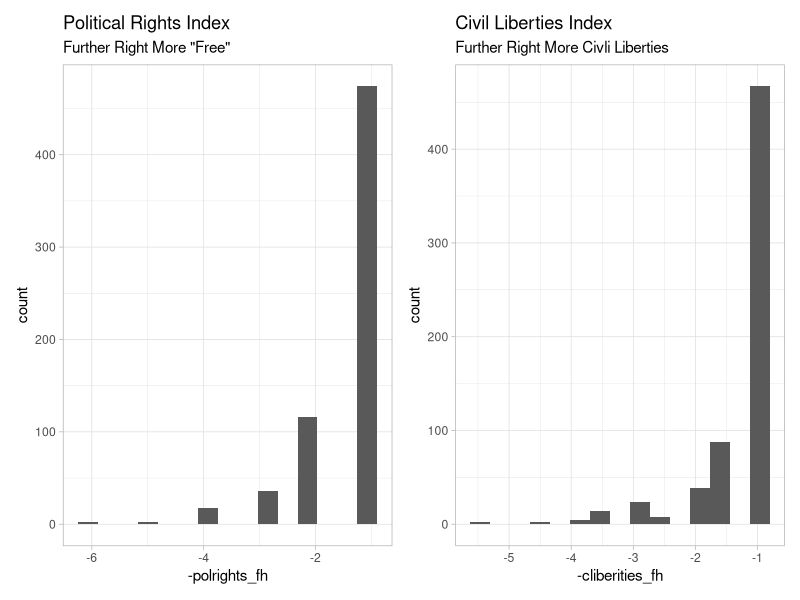

Write R code to recreate this figure. (Note: this script raises an error after producing the figure.)
## ---- chunk 1
knitr::opts_chunk$set(echo = TRUE, warning = FALSE, message = FALSE)
library(tidyverse)
library(patchwork)
theme_set(theme_light())
data <- read_csv(here::here("data", "df.csv"))
## ---- chunk 2
dep_vars <- select(data, ends_with("_fh")) %>% names()
resp_vars <- select(data, -ends_with("_fh")) %>% names()
# note all.equal(data$cliberities_fh, data$freedix_fh)
dep_vars
resp_vars
## ---- chunk 3

p1 <- data %>% 
  ggplot(mapping = aes(x = -polrights_fh)) + 
  geom_histogram(bins = 15) + labs(title = "Political Rights Index", subtitle = 'Further Right More "Free"')

p2 <- data %>% 
  ggplot(mapping = aes(x = -cliberities_fh)) + 
  geom_histogram(bins = 15) + labs(title = "Civil Liberties Index", subtitle = 'Further Right More Civli Liberties')

p1 + p2

## ---- chunk 4
skimr::skim(data)
str(data)
data %>% view()
## ---- chunk 5
models <- list()
for (i in 1:length(vars)) {
  vc <- combn(vars,i)
  for (j in 1:ncol(vc)) {
    model <- as.formula(paste0(outcome, " ~", paste0(vc[,j], collapse = " + ")))
    models <- c(models, model)
  }
}

subsets <- map(models, function(x) lm(x, data)) %>% 
  map(broom::glance) %>% 
  setNames(models) %>% 
  bind_rows(.id = "id") %>% 
  distinct() %>% 
  rename(model = id) 

## ---- chunk 6
r <- subsets %>% group_by(df) %>% summarise(adj = max(adj.r.squared, na.rm = T))

subsets %>% 
  ggplot(aes(x = df, y = adj.r.squared)) + 
  geom_point() + 
  geom_smooth(data = r, aes(df, adj), se = FALSE, span = 0.5, color = "Green") + 
  labs(title = "Best Subsets", x = "Parameters", y = "Adjusted R Squared")
## ---- chunk 7
model_df5 <- subsets %>% filter(df == 5) %>% 
  arrange(desc(adj.r.squared)) %>% 
  select(model) %>% head(1) %>% as.character()

model_df5
fit <- lm(model_df5, data = data)
summary(fit)

## ---- chunk 8
hist(resid(fit))
## ---- chunk 9
model_df4 <- subsets %>% filter(df == 4) %>% 
  arrange(desc(adj.r.squared)) %>% 
  select(model) %>% head(1) %>% as.character()

fit <- lm(model_df4, data = data)
summary(fit)
